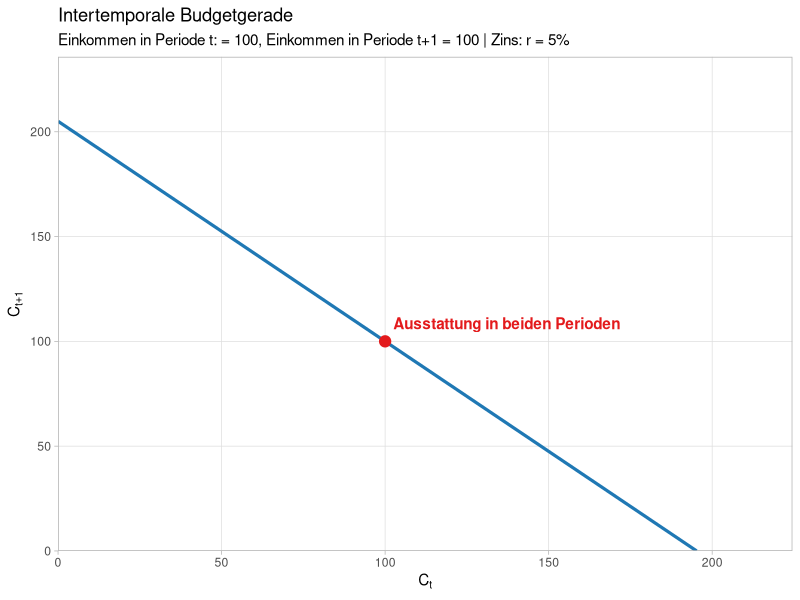
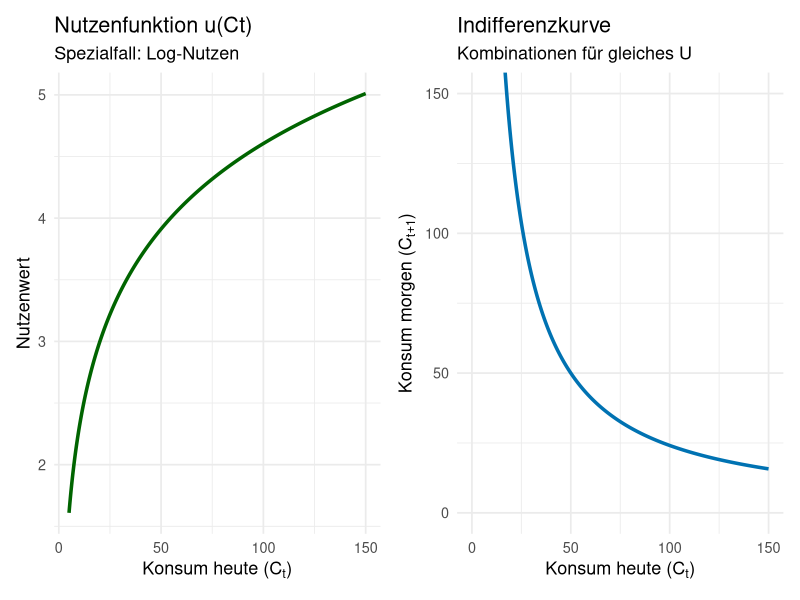
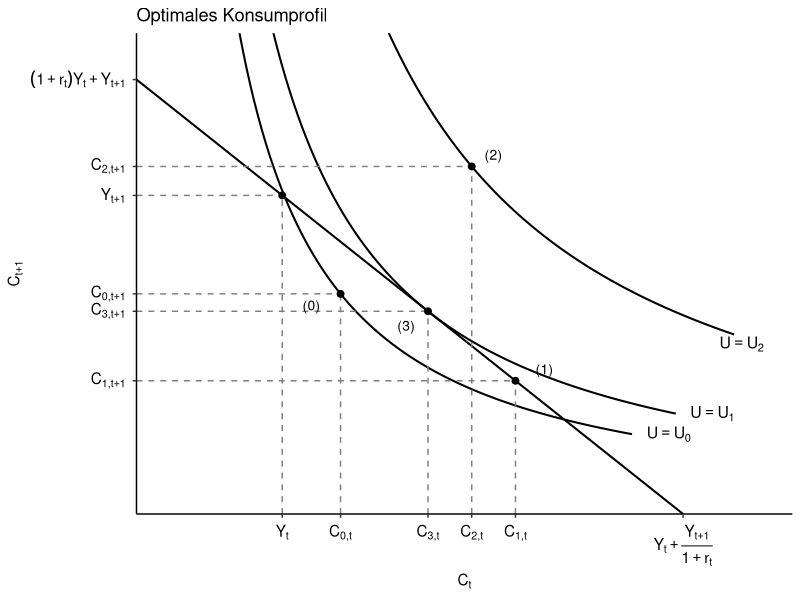
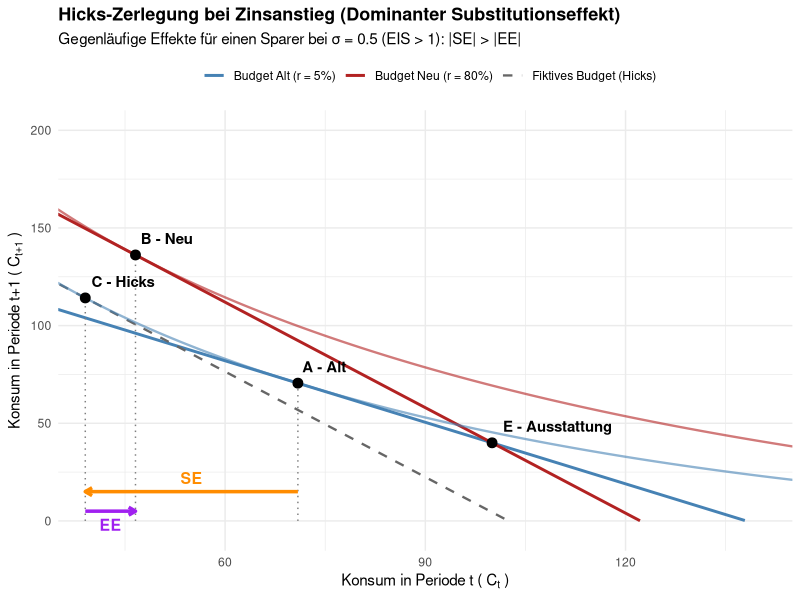

The R source for these figures, in order:
## ---- chunk 1
#| message: false
#| warning: false
#| fig-cap: "Die intertemporale Budgetgerade"

library(ggplot2)

# --- 1. Parameter festlegen ---
Y_t   <- 100  # Einkommen in Periode t
Y_tp1 <- 100  # Einkommen in Periode t+1
r     <- 0.05 # Zinssatz

# --- 2. Daten für die Budgetgerade erzeugen ---
# Maximaler Konsum in Periode t (falls C_{t+1} = 0)
max_Ct <- Y_t + Y_tp1 / (1 + r)

# Datenrahmen mit C_t Werten und berechneten C_{t+1} Werten
budget_data <- data.frame(
  C_t = seq(0, max_Ct, length.out = 100)
)
budget_data$C_tp1 <- (1 + r) * (Y_t - budget_data$C_t) + Y_tp1

# Ausstattungspunkt (Endowment)
endowment <- data.frame(C_t = Y_t, C_tp1 = Y_tp1)

# --- 3. ggplot2 Visualisierung ---
p <- ggplot(budget_data, aes(x = C_t, y = C_tp1)) +
  # Budgetgerade
  geom_line(color = "#1f78b4", linewidth = 1.1) +
  
  # Ausstattungspunkt einzeichnen
  geom_point(data = endowment, aes(x = C_t, y = C_tp1), color = "#e31a1c", size = 3.5) +
  annotate("text", x = endowment$C_t, y = endowment$C_tp1, 
           label = "  Ausstattung in beiden Perioden", parse = FALSE, 
           color = "#e31a1c", hjust = 0, vjust = -1, fontface = "bold") +
  
  # Achsenlimits und -ursprung bei (0,0)
  scale_x_continuous(expand = c(0, 0), limits = c(0, max_Ct * 1.15)) +
  scale_y_continuous(expand = c(0, 0), limits = c(0, ((1 + r) * Y_t + Y_tp1) * 1.15)) +
  
  # Beschriftungen (mit mathematischen Ausdrücken)
  labs(
    title = "Intertemporale Budgetgerade",
    subtitle = paste0("Einkommen in Periode t: = ", Y_t, ", Einkommen in Periode t+1 = ", Y_tp1, " | Zins: r = ", r * 100, "%"),
    x = expression(C[t]),
    y = expression(C[t+1])
  ) +
  
  # Akademisches Theme
  theme_light(#base_size = 13
    ) +
  theme(
    panel.grid.minor = element_blank(),
  #  plot.title = element_text(face = "bold", hjust = 0.5),
  #  plot.subtitle = element_text(hjust = 0.5, color = "gray40"),
#    axis.title.x = element_text(face = "italic" #, size = 14
 #                               ),
 #   axis.title.y = element_text(face = "italic", # size = 14,
  #                              angle = 0, vjust = 0.5)
  )

# Plot anzeigen
p
## ---- chunk 2
#| message: false
#| warning: false
#| fig-cap: "Nutzenfunktion und Indifferenzkurve"

library(ggplot2)
library(patchwork)

options(scipen = 999)

# --- Parameter (hier direkt anpassen) ---
sigma    <- 1.0   # Substitutionselastizität (σ = 1 entspricht Log-Nutzen)
beta_val <- 0.95  # Diskontfaktor (β)

# --- Hilfsfunktionen ---

# 1. Nutzenfunktion u(c)
u_func <- function(c, s) {
  if (abs(s - 1) < 1e-5) return(log(c))
  return((c^(1 - s)) / (1 - s))
}

# 2. Indifferenzkurve (berechnet C_{t+1} für ein gegebenes Nutzenniveau U)
get_c_future <- function(c_t, target_U, s, beta_val) {
  # U = u(C_t) + beta * u(C_{t+1})  =>  u(C_{t+1}) = (U - u(C_t)) / beta
  u_c_future_val <- (target_U - u_func(c_t, s)) / beta_val
  
  if (abs(s - 1) < 1e-5) {
    return(exp(u_c_future_val))
  } else {
    term <- u_c_future_val * (1 - s)
    return(ifelse(term > 0, term^(1 / (1 - s)), NA))
  }
}

# --- Datenberechnung ---

# Referenz-Nutzenniveau festlegen (Ankerpunkt Ct = 50, Ct+1 = 50)
c_ref <- 50
U_target <- u_func(c_ref, sigma) + beta_val * u_func(c_ref, sigma)

# Konsumwerte für die X-Achse generieren
c_vals <- seq(5, 150, length.out = 500)

# Dataframe für Plot 1 (Nutzenfunktion)
df_left <- data.frame(
  c_t  = c_vals,
  util = u_func(c_vals, sigma)
)

# Dataframe für Plot 2 (Indifferenzkurve)
df_right <- data.frame(
  c_t = c_vals
)
df_right$c_future <- sapply(df_right$c_t, function(c) get_c_future(c, U_target, sigma, beta_val))


# --- Erstellung der ggplot2-Diagramme ---

# Plot 1: Nutzenfunktion u(Ct)
p1 <- ggplot(df_left, aes(x = c_t, y = util)) +
  geom_line(color = "darkgreen", linewidth = 1.2) +
  labs(
    title = "Nutzenfunktion u(Ct)",
    subtitle = if(abs(sigma - 1) < 0.05) "Spezialfall: Log-Nutzen" else "CRRA-Nutzenfunktion",
    x = expression(paste("Konsum heute (", C[t], ")")),
    y = "Nutzenwert"
  ) +
  theme_minimal(base_size = 13)

# Plot 2: Indifferenzkurve
p2 <- ggplot(df_right, aes(x = c_t, y = c_future)) +
  geom_line(color = "#0072B2", linewidth = 1.2, na.rm = TRUE) +
  coord_cartesian(xlim = c(0, 150), ylim = c(0, 150)) +
  labs(
    title = "Indifferenzkurve",
    subtitle = "Kombinationen für gleiches U",
    x = expression(paste("Konsum heute (", C[t], ")")),
    y = expression(paste("Konsum morgen (", C[t+1], ")"))
  ) +
  theme_minimal(base_size = 13)

# --- Nebeneinander anordnen und anzeigen ---
combined_plot <- p1 + p2
print(combined_plot)
## ---- chunk 3
#| message: false
#| warning: false
#| fig-cap: "Intertemporales Konsumoptimum"

# Lade notwendige Bibliothek
library(ggplot2)

# ==========================================
# 1. Parameterdefinitionen
# ==========================================
beta <- 0.875

# Wir berechnen die Utility-Level so, dass die Kurven exakt
# durch die gewünschten visuellen Koordinaten verlaufen.
U0 <- log(1.4) + beta * log(3.8)
U1 <- log(2.0) + beta * log(3.5)
U2 <- log(2.3) + beta * log(6.0)

# Funktion der Indifferenzkurve (Umgestellt nach C_{t+1})
# U = ln(C_t) + beta * ln(C_{t+1})  =>  C_{t+1} = exp((U - ln(C_t)) / beta)
IC <- function(x, U) { exp((U - log(x)) / beta) }

# Koordinaten der relevanten Punkte: Endowment (Y), P0, P3 (Tangentialpunkt), P2, P1
pts <- data.frame(
  x = c(1.0, 1.4, 2.0, 2.3, 2.6),
  y = c(5.5, 3.8, 3.5, 6.0, 2.3)
)

# ==========================================
# 2. Achsenbeschriftungen definieren
# ==========================================
x_bks <- c(1.0, 1.4, 2.0, 2.3, 2.6, 3.75)
x_lbls <- c(
  expression(Y[t]),
  expression(C[0*","*t]),
  expression(C[3*","*t]),
  expression(C[2*","*t]),
  expression(C[1*","*t]),
  expression(Y[t] + frac(Y[t+1], 1+r[t]))
)

y_bks <- c(2.3, 3.5, 3.8, 5.5, 6.0, 7.5)
y_lbls <- c(
  expression(C[1*","*t+1]),
  expression(C[3*","*t+1]),
  expression(C[0*","*t+1]),
  expression(Y[t+1]),
  expression(C[2*","*t+1]),
  expression((1+r[t])*Y[t] + Y[t+1])
)

# ==========================================
# 3. Plot erstellen
# ==========================================
p <- ggplot() +
  # Budgetgerade zeichnen (Start- und Endpunkte auf den Achsen)
  geom_segment(aes(x = 0, y = 7.5, xend = 3.75, yend = 0), linewidth = 0.7) +

  # Indifferenzkurven zeichnen (mit passendem Definitionsbereich für die X-Achse)
  stat_function(fun = function(x) IC(x, U0), xlim = c(0.7, 3.4), linewidth = 0.7) +
  stat_function(fun = function(x) IC(x, U1), xlim = c(0.85, 3.7), linewidth = 0.7) +
  stat_function(fun = function(x) IC(x, U2), xlim = c(1.2, 4.1), linewidth = 0.7) +

  # Gestrichelte Linien zu den Achsen
  geom_segment(data = pts, aes(x = x, y = 0, xend = x, yend = y),
               linetype = "dashed", color = "gray50", linewidth = 0.5) +
  geom_segment(data = pts, aes(x = 0, y = y, xend = x, yend = y),
               linetype = "dashed", color = "gray50", linewidth = 0.5) +

  # Markierungspunkte auf den Kurven und der Budgetgeraden
  geom_point(data = pts, aes(x = x, y = y), size = 2) +

  # Bezeichnungen der Indifferenzkurven am rechten Rand
  annotate("text", x = 3.5, y = IC(3.4, U0), label = expression(U == U[0]), hjust = 0, size = 4) +
  annotate("text", x = 3.8, y = IC(3.7, U1), label = expression(U == U[1]), hjust = 0, size = 4) +
  annotate("text", x = 4, y = IC(4.3, U2), label = expression(U == U[2]), hjust = 0, size = 4) +

  # Bezeichnungen der Konsumbündel (nah an den Punkten)
  annotate("text", x = 1.2, y = 3.6, label = "(0)", size = 3.5) +
  annotate("text", x = 1.85, y = 3.25, label = "(3)", size = 3.5) +
  annotate("text", x = 2.45, y = 6.2,  label = "(2)", size = 3.5) +
  annotate("text", x = 2.80, y = 2.50, label = "(1)", size = 3.5) +

  # Skalen und Tick-Marks konfigurieren
  scale_x_continuous(breaks = x_bks, labels = x_lbls, expand = c(0, 10)) +
  scale_y_continuous(breaks = y_bks, labels = y_lbls, expand = c(0, 0)) +

  # Zeichenbereich strikt setzen, damit die Pfeilspitzen der Achsen exakt abschließen (clip = "off" verhindert das Abschneiden)
  coord_cartesian(xlim = c(0, 4.5), ylim = c(0, 8.3), expand = F, clip = "on") + # Changed clip = "off" to "on"

  # Manuelle Positionierung der globalen Achsen-Titel
  #annotate("text", x = 4.4, y = -0.4, label = expression(C[t]), size = 4.5) +
  #annotate("text", x = -0.4, y = 8.3, label = expression(C[t+1]), size = 4.5) +

  # Titel der Abbildung
  ggtitle("Optimales Konsumprofil") +
  labs(x= expression(C[t]),
       y = expression(C[t+1]))+

  # Design & Theme analog zur Vorlage
  theme_classic() +
  theme(
  #  axis.line = element_line(arrow = arrow(length = unit(0.3, "cm"), type = "closed")),
    axis.text.x = element_text(size = 11, margin = margin(t = 5), color = "black"),
    axis.text.y = element_text(size = 11, margin = margin(r = 5), color = "black"),
  #  plot.title = element_text(hjust = 0.5, size = 13, face = "plain", margin = margin(b = 20)),
 #   plot.margin = margin(t = 20, r = 25, b = 20, l = 25),
  #  axis.title = element_blank() # Standard-Achsentitel ausblenden, da manuell mit annotate eingefügt
  )

# Plot anzeigen
print(p)
## ---- chunk 4
#| warning: false
#| message: false

library(knitr)
library(kableExtra)

df_clean <- data.frame(
  Type = c("Kreditnehmer", "Sparer", "Kreditnehmer", "Sparer"),
  "Substitutionseffekt" = c("-", "-", "+", "+"),
  "Einkommenseffekt"       = c("-", "+", "-", "+"),
  "Gesamteffekt"        = c("-", "?", "?", "+"),
  check.names = FALSE
)

kable(
  df_clean, 
  col.names = c("", "Substitutionseffekt", "Einkommenseffekt", "Gesamteffekt"),
  align = c("l", "c", "c", "c"),
  caption = "Einkommens und Substitutionsffekt eines Zinsanstiegs $r_t$",
  escape = FALSE
) %>%
  kable_styling(full_width = FALSE) %>%
  pack_rows("$C_t$", 1, 2) %>%
  pack_rows("$C_{t+1}$", 3, 4)
## ---- chunk 5
#| warning: false
#| message: false
#| fig-cap: "Einkommens- und Substitutionseffekt eines Zinsanstiegs"

# Benötigte Pakete laden
library(ggplot2)
library(dplyr)

# 1. Parameter definieren
beta   <- 0.95       # Diskontierungsfaktor
Y_t    <- 100        # Einkommen in Periode t (hohes Anfangseinkommen -> Sparer)
Y_t1   <- 40         # Einkommen in Periode t+1 (niedriges Zukunftseinkommen)
r_low  <- 0.05       # Alter Zinssatz (5%)
r_high <- 0.80       # Neuer Zinssatz (80%)
sigma  <- 0.5        # sigma < 1 -> EIS > 1 -> SE dominiert EE

# 2. Hilfsfunktionen für das Modell
get_W <- function(r, Y_t, Y_t1) {
  return(Y_t + Y_t1 / (1 + r))
}

get_C_t <- function(r, sigma, Y_t, Y_t1, beta) {
  W <- get_W(r, Y_t, Y_t1)
  C_t <- W / (1 + beta^(1/sigma) * (1 + r)^((1-sigma)/sigma))
  return(C_t)
}

get_C_t1 <- function(r, sigma, C_t, beta) {
  return((beta * (1 + r))^(1/sigma) * C_t)
}

get_U <- function(C_t, C_t1, sigma, beta) {
  if (sigma == 1) {
    return(log(C_t) + beta * log(C_t1))
  } else {
    return((C_t^(1-sigma))/(1-sigma) + beta * (C_t1^(1-sigma))/(1-sigma))
  }
}

get_IC <- function(C_t_seq, U, sigma, beta) {
  if (sigma == 1) {
    C_t1 <- exp((U - log(C_t_seq)) / beta)
  } else {
    val <- (U * (1 - sigma) - C_t_seq^(1 - sigma)) / beta
    C_t1 <- ifelse(val > 0, val^(1 / (1 - sigma)), NA)
  }
  return(C_t1)
}

# 3. Punkte A, B und Hicks-Punkt C berechnen
# Punkt A: Optimum bei r_low
C_t_A  <- get_C_t(r_low, sigma, Y_t, Y_t1, beta)
C_t1_A <- get_C_t1(r_low, sigma, C_t_A, beta)
U_A    <- get_U(C_t_A, C_t1_A, sigma, beta)

# Punkt B: Optimum bei r_high
C_t_B  <- get_C_t(r_high, sigma, Y_t, Y_t1, beta)
C_t1_B <- get_C_t1(r_high, sigma, C_t_B, beta)
U_B    <- get_U(C_t_B, C_t1_B, sigma, beta)

# Punkt C: Hicks-Zerlegung (Neues Preisverhältnis, altes Nutzenniveau U_A)
K <- (beta * (1 + r_high))^(1/sigma)
if (sigma == 1) {
  C_t_C <- exp((U_A - beta * log(K)) / (1 + beta))
} else {
  term <- 1 + beta * K^(1 - sigma)
  C_t_C <- ((U_A * (1 - sigma)) / term)^(1 / (1 - sigma))
}
C_t1_C <- K * C_t_C
W_C    <- C_t_C + C_t1_C / (1 + r_high)

# 4. Daten für Visualisierung vorbereiten
C_t_seq <- seq(0, 160, length.out = 500)

budget_low <- data.frame(
  C_t = C_t_seq,
  C_t1 = (1 + r_low) * (get_W(r_low, Y_t, Y_t1) - C_t_seq),
  Szenario = "Budget Alt (r = 5%)"
) %>% filter(C_t1 >= 0)

budget_high <- data.frame(
  C_t = C_t_seq,
  C_t1 = (1 + r_high) * (get_W(r_high, Y_t, Y_t1) - C_t_seq),
  Szenario = "Budget Neu (r = 80%)"
) %>% filter(C_t1 >= 0)

budget_fict <- data.frame(
  C_t = C_t_seq,
  C_t1 = (1 + r_high) * (W_C - C_t_seq),
  Szenario = "Fiktives Budget (Hicks)"
) %>% filter(C_t1 >= 0)

# Indifferenzkurven
C_t_ic <- seq(10, 160, length.out = 500)
ic_A <- data.frame(C_t = C_t_ic, C_t1 = get_IC(C_t_ic, U_A, sigma, beta)) %>% filter(C_t1 >= 0 & C_t1 <= 250)
ic_B <- data.frame(C_t = C_t_ic, C_t1 = get_IC(C_t_ic, U_B, sigma, beta)) %>% filter(C_t1 >= 0 & C_t1 <= 250)

# Punkte-Dataframe
points_data <- data.frame(
  C_t = c(Y_t, C_t_A, C_t_B, C_t_C),
  C_t1 = c(Y_t1, C_t1_A, C_t1_B, C_t1_C),
  Label = c("E", "A", "B", "C"),
  Desc = c("Ausstattung", "Alt", "Neu", "Hicks")
)

# 5. Plot erstellen
ggplot() +
  # Budgetgeraden
  geom_line(data = budget_low, aes(x = C_t, y = C_t1, color = Szenario), size = 1) +
  geom_line(data = budget_high, aes(x = C_t, y = C_t1, color = Szenario), size = 1) +
  geom_line(data = budget_fict, aes(x = C_t, y = C_t1, color = Szenario), size = 0.8, linetype = "dashed") +

  # Manuelle Farben
  scale_color_manual(values = c("Budget Alt (r = 5%)" = "steelblue",
                                "Budget Neu (r = 80%)" = "firebrick",
                                "Fiktives Budget (Hicks)" = "gray40")) +

  # Indifferenzkurven
  geom_line(data = ic_A, aes(x = C_t, y = C_t1), color = "steelblue", size = 0.8, alpha = 0.6) +
  geom_line(data = ic_B, aes(x = C_t, y = C_t1), color = "firebrick", size = 0.8, alpha = 0.6) +

  # Vertikale gestrichelte Verbindungslinien zu den Achsen
  annotate("segment", x = C_t_A, xend = C_t_A, y = 0, yend = C_t1_A, linetype = "dotted", color = "gray50") +
  annotate("segment", x = C_t_C, xend = C_t_C, y = 0, yend = C_t1_C, linetype = "dotted", color = "gray50") +
  annotate("segment", x = C_t_B, xend = C_t_B, y = 0, yend = C_t1_B, linetype = "dotted", color = "gray50") +

  # Punkte E, A, B, C
  geom_point(data = points_data, aes(x = C_t, y = C_t1), size = 3, color = "black") +
  geom_text(data = points_data, aes(x = C_t, y = C_t1, label = paste(Label, "-", Desc)),
            vjust = -1, hjust = -0.1, size = 3.8, fontface = "bold") +

  # --- PFEILE FÜR DIE EFFEKTE AUF C_t ---
  # Substitutionseffekt (SE: A -> C nach links)
  annotate("segment", x = C_t_A, xend = C_t_C, y = 15, yend = 15,
           arrow = arrow(length = unit(0.2, "cm")), color = "darkorange", size = 1.2) +
  annotate("text", x = mean(c(C_t_A, C_t_C)), y = 22, label = "SE", color = "darkorange", fontface = "bold", size = 4) +

  # Einkommenseffekt (EE: C -> B nach rechts, gegenläufig)
  annotate("segment", x = C_t_C, xend = C_t_B, y = 5, yend = 5,
           arrow = arrow(length = unit(0.2, "cm")), color = "purple", size = 1.2) +
  annotate("text", x = mean(c(C_t_C, C_t_B)), y = -2, label = "EE", color = "purple", fontface = "bold", size = 4) +

  # Achsen und Layout
  coord_cartesian(xlim = c(40, 140), ylim = c(-5, 200)) +
  labs(title = "Hicks-Zerlegung bei Zinsanstieg (Dominanter Substitutionseffekt)",
       subtitle = paste0("Gegenläufige Effekte für einen Sparer bei \u03c3 = ", sigma, " (EIS > 1): |SE| > |EE|"),
       x = bquote("Konsum in Periode t (" ~ C[t] ~ ")"),
       y = bquote("Konsum in Periode t+1 (" ~ C[t+1] ~ ")"),
       color = "") +
  theme_minimal() +
  theme(legend.position = "top",
        plot.title = element_text(face = "bold", size = 13))
